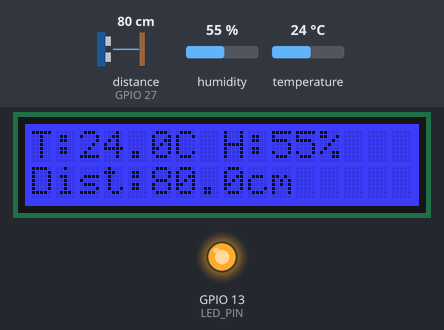
A sketch run on a simulated ESP32. On the bench: 16×2 character LCD, output pins drawn as LEDs (lit = HIGH). Wiring (inferred from the names in the program): ultrasonic range finder: trigger GPIO 26; echo GPIO 27. Inputs (shaded band) come from the test bench; at power-on: temperature 24 °C, distance to the obstacle (sensor on GPIO 27) 80 cm, humidity 55 %. The echo pulse lasts 58.3 µs per cm; pins used as bus, display or sensor lines are not drawn; what the sketch prints to the serial monitor is not drawn.

Above: at 2.7 s.
2.8 s: temperature set to 22.5 °C
At 4.9 s:
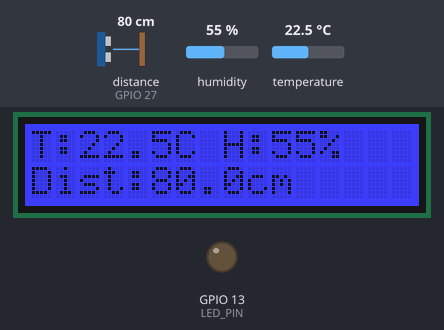
5.2 s: distance to the obstacle (sensor on GPIO 27) set to 2 cm
At 6.1 s:
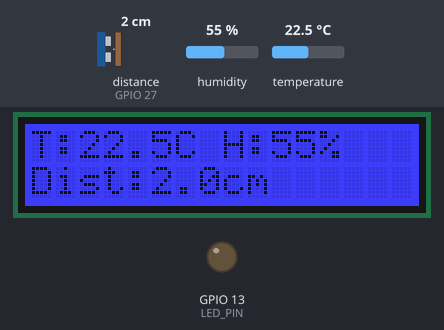
6.9 s: humidity set to 22 %
At 9.1 s:
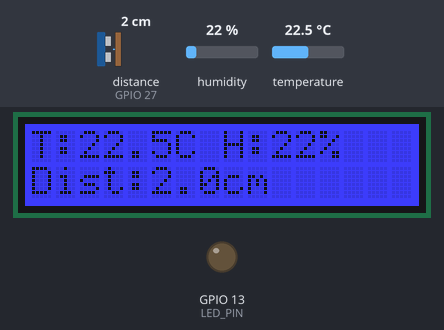
9.4 s: distance to the obstacle (sensor on GPIO 27) set to 4 cm
At 10.3 s:
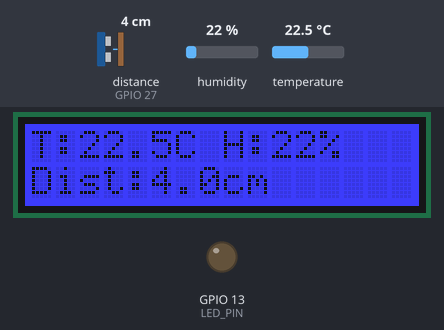
11.1 s: humidity set to 40 %
At 13.3 s:
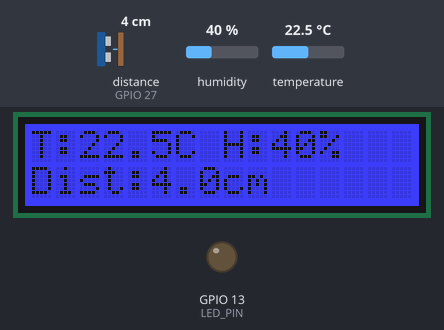
13.6 s: distance to the obstacle (sensor on GPIO 27) set to 9 cm
At 14.7 s:
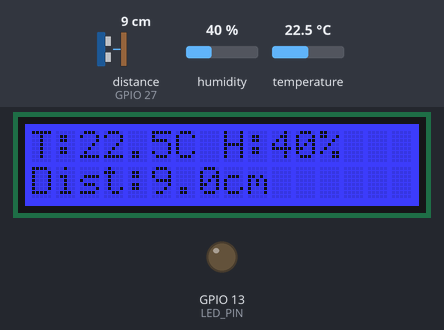
Timing chart, 0 to 16.3 s (numbered marks = the images above; inputs shaded):
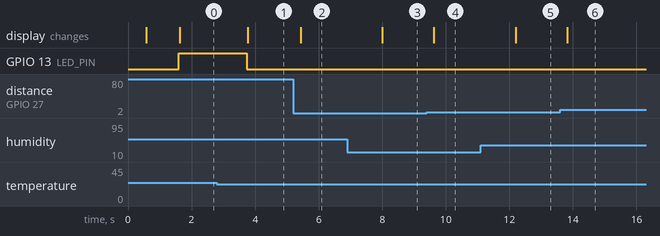

The sketch:

Working_Ultrasonic_DHT_LCD_JSON.ino
```cpp
#include <Wire.h>
#include "rgb_lcd.h"
#include <DHT.h>
#include <math.h>

// ================== PIN DEFINITIONS ==================
#define DHTPIN     4
#define DHTTYPE    DHT22

#define TRIG_PIN   26
#define ECHO_PIN   27
#define LED_PIN    13

// ================== OBJECTS ==================
rgb_lcd lcd;
DHT dht(DHTPIN, DHTTYPE);

// ================== HISTORY ==================
const int HISTORY_SIZE = 10;          // 10 samples × 15s
float distanceHistory[HISTORY_SIZE];
float tempHistory[HISTORY_SIZE];

int historyIndex = 0;
bool historyFilled = false;

unsigned long lastSampleTime = 0;
const unsigned long DATA_INTERVAL = 15000;

bool sittingWarningPrinted = false;
bool tempHighReported = false;
bool tempLowReported  = false;

// ================== FUNCTIONS ==================

float getDistanceCm() {
  digitalWrite(TRIG_PIN, LOW);
  delayMicroseconds(2);
  digitalWrite(TRIG_PIN, HIGH);
  delayMicroseconds(10);
  digitalWrite(TRIG_PIN, LOW);

  unsigned long duration = pulseIn(ECHO_PIN, HIGH, 30000);
  if (duration == 0) return NAN;

  float cm = duration * 0.0343 / 2.0;
  if (cm < 2 || cm > 400) return NAN;
  return cm;
}

bool isSittingTooLong() {
  if (!historyFilled) return false;

  for (int i = 0; i < HISTORY_SIZE; i++) {
    if (!isnan(distanceHistory[i]) && distanceHistory[i] > 90.0) {
      return false;
    }
  }
  return true;
}

void printJsonFloat(const char* key, float value, int decimals) {
  Serial.print("\"");
  Serial.print(key);
  Serial.print("\":");
  if (isnan(value)) Serial.print("null");
  else Serial.print(value, decimals);
}

// ================== SETUP ==================

void setup() {
  Serial.begin(115200);
  delay(500);

  pinMode(TRIG_PIN, OUTPUT);
  pinMode(ECHO_PIN, INPUT);
  pinMode(LED_PIN, OUTPUT);
  digitalWrite(LED_PIN, LOW);

  dht.begin();

  lcd.begin(16, 2);
  lcd.setRGB(0, 0, 255);
  lcd.print("DeskBuddy Start");
  delay(1000);
  lcd.clear();
}

// ================== LOOP ==================

void loop() {
  float distance = getDistanceCm();

  float temp = dht.readTemperature();
  float hum  = dht.readHumidity();
  bool dhtOk = !(isnan(temp) || isnan(hum));

  bool sampled = false;

  // -------- History sampling --------
  if (lastSampleTime == 0 || millis() - lastSampleTime >= DATA_INTERVAL) {
    lastSampleTime = millis();
    sampled = true;

    distanceHistory[historyIndex] = distance;
    tempHistory[historyIndex] = temp;

    historyIndex = (historyIndex + 1) % HISTORY_SIZE;
    if (historyIndex == 0) historyFilled = true;

    if (historyFilled) {
      bool allHigh = true;
      bool allLow  = true;

      for (int i = 0; i < HISTORY_SIZE; i++) {
        if (isnan(tempHistory[i])) {
          allHigh = false;
          allLow = false;
          break;
        }
        if (tempHistory[i] <= 23.0) allHigh = false;
        if (tempHistory[i] >= 19.0) allLow  = false;
      }

      if (allHigh && !tempHighReported) {
        Serial.println("{\"event\":\"temp_high_5min\"}");
        tempHighReported = true;
        tempLowReported = false;
      }

      if (allLow && !tempLowReported) {
        Serial.println("{\"event\":\"temp_low_5min\"}");
        tempLowReported = true;
        tempHighReported = false;
      }
    }
  }

  bool sittingTooLong = isSittingTooLong();

  // -------- LED logic --------
  digitalWrite(LED_PIN, (dhtOk && temp > 23.0) ? HIGH : LOW);

  // -------- LCD --------
  lcd.setCursor(0, 0);
  if (dhtOk) {
    lcd.print("T:");
    lcd.print(temp, 1);
    lcd.print("C H:");
    lcd.print(hum, 0);
    lcd.print("% ");
  } else {
    lcd.print("DHT ERROR       ");
  }

  lcd.setCursor(0, 1);
  if (sittingTooLong) {
    lcd.print("Stand up advised");
  } else if (isnan(distance)) {
    lcd.print("Dist: OutRange  ");
  } else {
    lcd.print("Dist:");
    lcd.print(distance, 1);
    lcd.print("cm         ");
  }


  Serial.print("{");
  Serial.print("\"ts_ms\":"); Serial.print(millis()); Serial.print(",");
  printJsonFloat("distance_cm", distance, 1); Serial.print(",");
  printJsonFloat("temp_c", temp, 1); Serial.print(",");
  printJsonFloat("hum_pct", hum, 0);
  Serial.println("}");


  delay(200);
}
```

Measured:
- the behaviour switches between 23.1 and 23 °C on temperature (found by bisection; images 0 and 1)
- after the input at 2.8 s, GPIO 13 (LED_PIN): HIGH → LOW after 0.94 s; the display: changes after 0.97 s (image 1)
- after the input at 5.2 s, the display: changes after 0.23 s (image 2)
- after the input at 6.9 s, the display: changes after 1.1 s (image 3)
- after the input at 9.4 s, the display: changes after 0.23 s (image 4)
- after the input at 11.1 s, the display: changes after 1.1 s (image 5)
- after the input at 13.6 s, the display: changes after 0.23 s (image 6)
